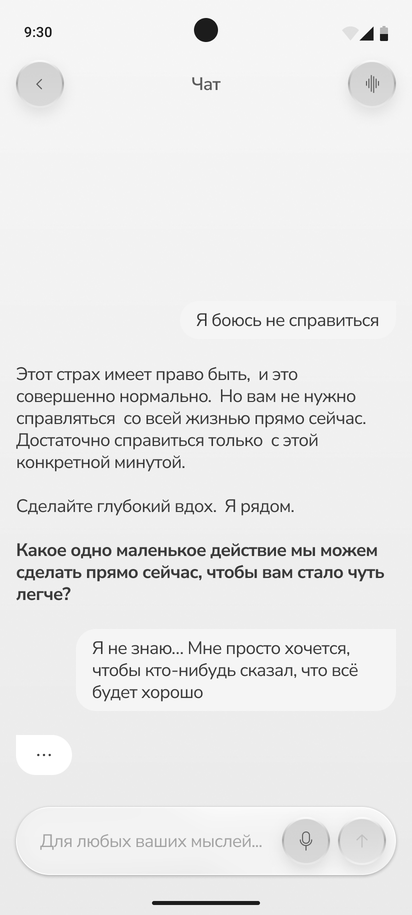
#> input picture android/parity-refs/Chat_bot_Chat_bot_Bot_response.png, 412 x 915 px
$ python check-evidence.py ../parity-refs
#> lines starting #> are read from the running program, lines starting #| are printed output that depends on the picture
#!/usr/bin/env python3
"""Validate captured UI screenshots and build a contact sheet.

Catches the failure modes that made the first evidence run worthless:
identical screens (navigation silently not happening), blank or frozen
screens, and washed-out screens (flattened icons / missing styling).
"""

import sys
from pathlib import Path

from PIL import Image, ImageChops

MIN_COLORS = 200        # a real screen has gradients, text antialiasing, icons
# calibrated: two states of the same screen (e.g. monitoring on/off) differ by
# ~1.5% of pixels, while a genuinely repeated frame differs by <0.1%
MIN_DIFF_RATIO = 0.005
PIXEL_TOLERANCE = 8     # ignore imperceptible per-channel noise
THUMB = (240, 480)


def load(path: Path) -> Image.Image:
    return Image.open(path).convert("RGB")


def diff_ratio(a: Image.Image, b: Image.Image) -> float:
    if a.size != b.size:
        return 1.0
    grey = ImageChops.difference(a.resize(THUMB), b.resize(THUMB)).convert("L")
    histogram = grey.histogram()
    changed = sum(count for value, count in enumerate(histogram) if value > PIXEL_TOLERANCE)
    return changed / (THUMB[0] * THUMB[1])


def main() -> int:
    directory = Path(sys.argv[1] if len(sys.argv) > 1 else "behavior-artifacts")
    shots = sorted(directory.glob("*.png"))
    if not shots:
        print(f"FAIL: no screenshots in {directory}")
        return 1

    problems = []
    images = {}

    for path in shots:
        image = load(path)
        images[path] = image
        colors = image.getcolors(maxcolors=1 << 24) or []
#> colors = 249 items
        if len(colors) < MIN_COLORS:
            problems.append(f"{path.name}: only {len(colors)} distinct colours — blank or broken?")

    # every captured state must be visibly distinct from every other
    names = list(images)
#> names = 2 items
    for i in range(len(names)):
        for j in range(i + 1, len(names)):
            ratio = diff_ratio(images[names[i]], images[names[j]])
            if ratio < MIN_DIFF_RATIO:
                problems.append(
                    f"{names[i].name} and {names[j].name} are {100 * (1 - ratio):.1f}% identical"
                    " — did navigation actually happen?"
                )
#> this loop made 2 passes
#> pass 1, in diff_ratio, `grey = ImageChops.difference(a.resize(THUMB), b.resize(THUMB)).convert..`:
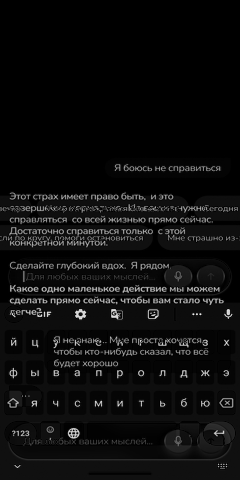
#> grey: PIL image 240x480 L; min 0, max 237, mean 13.7
#> after the loop, problems = []

    contact_sheet(shots, images, directory / "contact_sheet.png")

    if problems:
        print("EVIDENCE CHECK FAILED:")
        for problem in problems:
            print(f"  - {problem}")
        return 1

    print(f"evidence ok: {len(shots)} screenshots, all distinct and non-blank")
    return 0


def contact_sheet(shots, images, out: Path) -> None:
    columns = min(5, len(shots))
#> columns = 2
    rows = (len(shots) + columns - 1) // columns
#> rows = 1
    sheet = Image.new("RGB", (columns * THUMB[0], rows * THUMB[1]), "white")
#> sheet: PIL image 480x480 RGB; every value is 255
    for index, path in enumerate(shots):
        thumb = images[path].resize(THUMB)
        sheet.paste(thumb, ((index % columns) * THUMB[0], (index // columns) * THUMB[1]))
#> this loop made 2 passes
#> pass 1, in contact_sheet, `thumb = images[path].resize(THUMB)`:
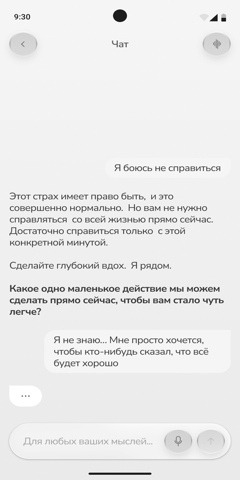
#> thumb: PIL image 240x480 RGB; min 9, max 255, mean 233.8
#> pass 2, in contact_sheet, `thumb = images[path].resize(THUMB)`:
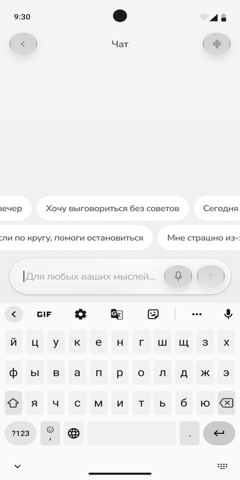
#> thumb: PIL image 240x480 RGB; min 1, max 255, mean 240
#> after the loop:
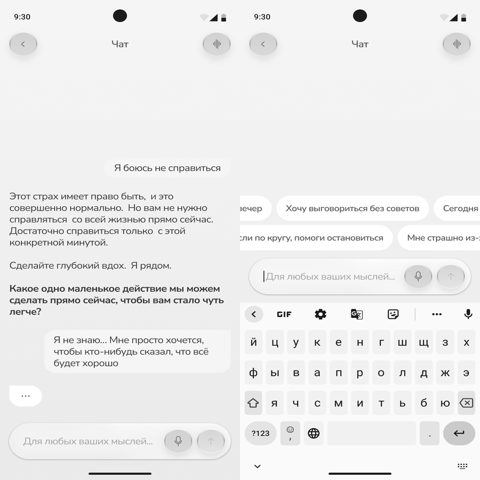
#> sheet: PIL image 480x480 RGB; min 1, max 255, mean 236.9
    sheet.save(out)
    print(f"wrote {out}")


if __name__ == "__main__":
    sys.exit(main())
#| evidence ok: 2 screenshots, all distinct and non-blank
#> (the program exits here)
